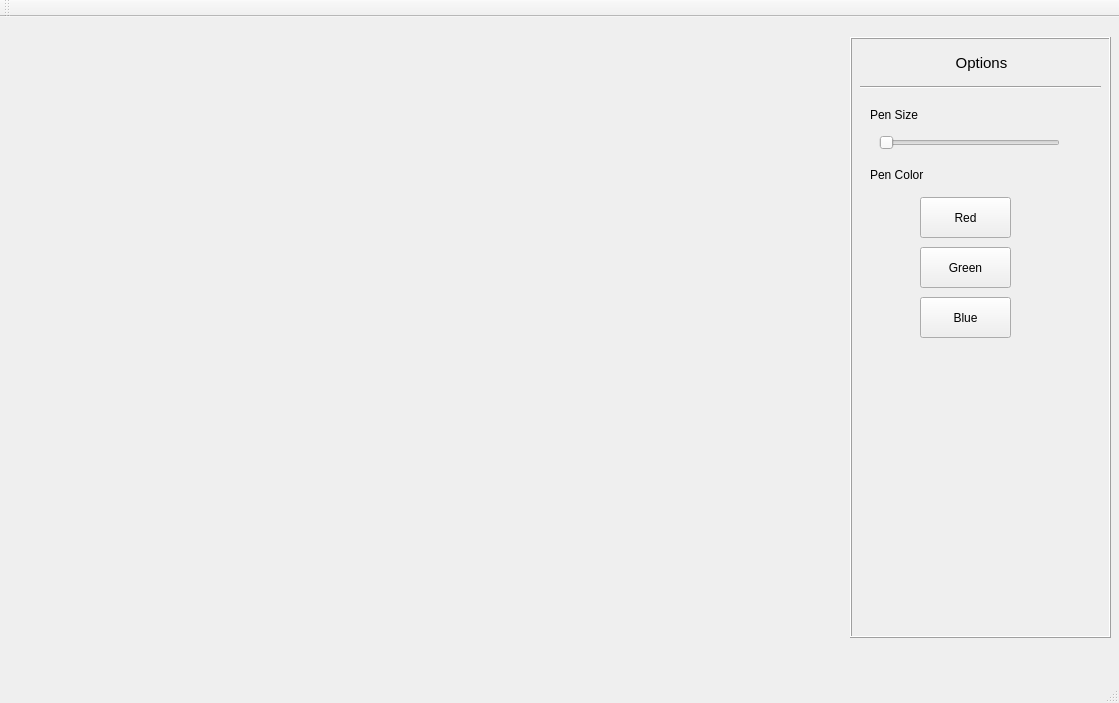
<?xml version="1.0" encoding="UTF-8"?>
<ui version="4.0">
 <class>MainWindow</class>
 <widget class="QMainWindow" name="MainWindow">
  <property name="geometry">
   <rect>
    <x>0</x>
    <y>0</y>
    <width>1119</width>
    <height>703</height>
   </rect>
  </property>
  <property name="windowTitle">
   <string>MainWindow</string>
  </property>
  <widget class="QWidget" name="centralWidget">
   <widget class="QFrame" name="frame">
    <property name="geometry">
     <rect>
      <x>850</x>
      <y>20</y>
      <width>261</width>
      <height>601</height>
     </rect>
    </property>
    <property name="frameShape">
     <enum>QFrame::Box</enum>
    </property>
    <property name="frameShadow">
     <enum>QFrame::Raised</enum>
    </property>
    <widget class="QLabel" name="label">
     <property name="geometry">
      <rect>
       <x>91</x>
       <y>10</y>
       <width>81</width>
       <height>31</height>
      </rect>
     </property>
     <property name="font">
      <font>
       <pointsize>11</pointsize>
      </font>
     </property>
     <property name="text">
      <string>Options</string>
     </property>
     <property name="alignment">
      <set>Qt::AlignCenter</set>
     </property>
    </widget>
    <widget class="Line" name="line">
     <property name="geometry">
      <rect>
       <x>10</x>
       <y>40</y>
       <width>241</width>
       <height>20</height>
      </rect>
     </property>
     <property name="orientation">
      <enum>Qt::Horizontal</enum>
     </property>
    </widget>
    <widget class="QSlider" name="horizontalSlider">
     <property name="geometry">
      <rect>
       <x>29</x>
       <y>90</y>
       <width>181</width>
       <height>31</height>
      </rect>
     </property>
     <property name="maximum">
      <number>20</number>
     </property>
     <property name="singleStep">
      <number>2</number>
     </property>
     <property name="orientation">
      <enum>Qt::Horizontal</enum>
     </property>
    </widget>
    <widget class="QLabel" name="label_2">
     <property name="geometry">
      <rect>
       <x>20</x>
       <y>70</y>
       <width>52</width>
       <height>15</height>
      </rect>
     </property>
     <property name="text">
      <string>Pen Size</string>
     </property>
    </widget>
    <widget class="QLabel" name="label_3">
     <property name="geometry">
      <rect>
       <x>20</x>
       <y>130</y>
       <width>61</width>
       <height>16</height>
      </rect>
     </property>
     <property name="text">
      <string>Pen Color</string>
     </property>
    </widget>
    <widget class="QPushButton" name="redColorButton">
     <property name="geometry">
      <rect>
       <x>70</x>
       <y>160</y>
       <width>91</width>
       <height>41</height>
      </rect>
     </property>
     <property name="text">
      <string>Red</string>
     </property>
    </widget>
    <widget class="QPushButton" name="greenColorButton">
     <property name="geometry">
      <rect>
       <x>70</x>
       <y>210</y>
       <width>91</width>
       <height>41</height>
      </rect>
     </property>
     <property name="text">
      <string>Green</string>
     </property>
    </widget>
    <widget class="QPushButton" name="blueColorButton">
     <property name="geometry">
      <rect>
       <x>70</x>
       <y>260</y>
       <width>91</width>
       <height>41</height>
      </rect>
     </property>
     <property name="text">
      <string>Blue</string>
     </property>
    </widget>
   </widget>
   <widget class="QWidget" name="verticalLayoutWidget">
    <property name="geometry">
     <rect>
      <x>10</x>
      <y>10</y>
      <width>821</width>
      <height>621</height>
     </rect>
    </property>
    <layout class="QVBoxLayout" name="scribblePlaceHolder"/>
   </widget>
  </widget>
  <widget class="QMenuBar" name="menuBar">
   <property name="geometry">
    <rect>
     <x>0</x>
     <y>0</y>
     <width>1119</width>
     <height>20</height>
    </rect>
   </property>
  </widget>
  <widget class="QToolBar" name="mainToolBar">
   <attribute name="toolBarArea">
    <enum>TopToolBarArea</enum>
   </attribute>
   <attribute name="toolBarBreak">
    <bool>false</bool>
   </attribute>
  </widget>
  <widget class="QStatusBar" name="statusBar"/>
 </widget>
 <layoutdefault spacing="6" margin="11"/>
 <resources/>
 <connections/>
</ui>
